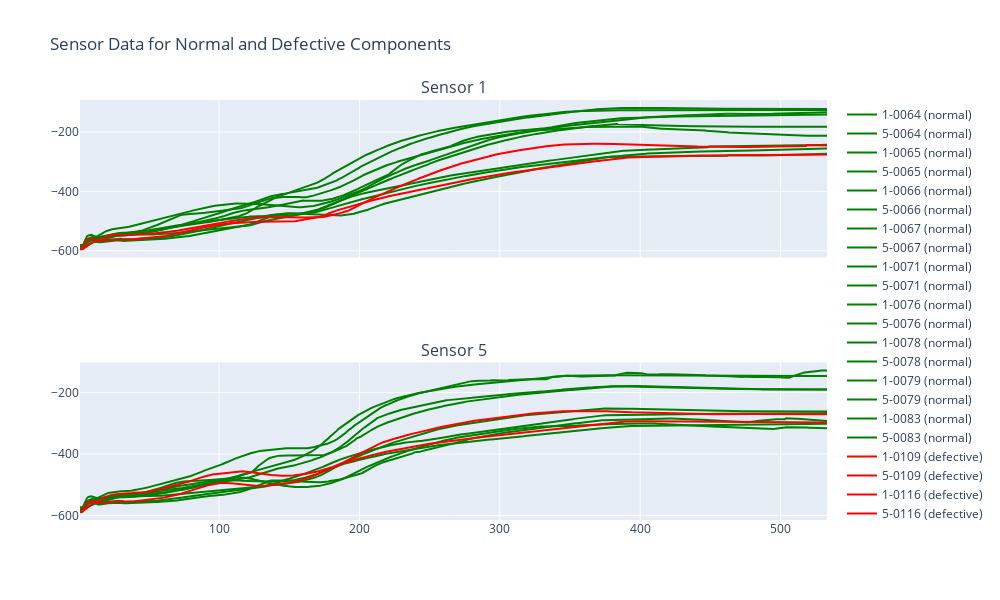

The cell this chart's notebook holds for it:
### Code cell
import pandas as pd
import plotly.graph_objs as go
from plotly.subplots import make_subplots
 
# pick normal components to compare
#normal_components = ['0005','0006', '0007', '0008', '0010', '0011', '0016', '0018', '0019']
#normal_components = ['0021', '0035', '0038', '0039', '0041', '0043', '0045', '0047', '0050']
normal_components = ['0064', '0065', '0066', '0067', '0071', '0076', '0078', '0079', '0083']
#normal_components = ['0084', '0089', '0092', '0095', '0096', '0097', '0098', '0099', '0112']

defective_components = ['0109', '0116']

normal_components_full_list=[
    '0005', '0006', '0007', '0008', '0010', '0011', '0016', '0018', '0019',
    '0021', '0035', '0038', '0039', '0041', '0043', '0045', '0047', '0050',
    '0064', '0065', '0066', '0067', '0071', '0076', '0078', '0079', '0083',
    '0084', '0089', '0092', '0095', '0096', '0097', '0098', '0099', '0112'
]

fig = make_subplots(rows=2, cols=1, shared_xaxes=True,
                    subplot_titles=('Sensor 1', 'Sensor 5'))

# Plot normal components
for comp in normal_components:
    fig.add_trace(go.Scatter(x=data['momento'], y=data[f'1-{comp}'],
                             mode='lines', name=f'1-{comp} (normal)', line=dict(color='green')),
                  row=1, col=1)
    fig.add_trace(go.Scatter(x=data['momento'], y=data[f'5-{comp}'],
                             #mode='lines', name=f'5-{comp} (normal)', line=dict(color='green', dash='dot')),
                             mode='lines', name=f'5-{comp} (normal)', line=dict(color='green')),
                  row=2, col=1)

# Plot defective components
for comp in defective_components:
    fig.add_trace(go.Scatter(x=data['momento'], y=data[f'1-{comp}'],
                             mode='lines', name=f'1-{comp} (defective)', line=dict(color='red')),
                  row=1, col=1)
    fig.add_trace(go.Scatter(x=data['momento'], y=data[f'5-{comp}'],
                             #mode='lines', name=f'5-{comp} (defective)', line=dict(color='red', dash='dot')),
                             mode='lines', name=f'5-{comp} (defective)', line=dict(color='red')),
                  row=2, col=1)

fig.update_layout(height=600, width=1000, title_text='Sensor Data for Normal and Defective Components')
fig.show()

### Figure 1 — Plotly figure (JSON) as saved in the notebook; plotly's stock layout.template omitted (floating-point values rounded to 4 significant figures; data arrays with more than 128 entries replaced by an {"elided": "..."} marker saying what was removed)
{"data": [{"line": {"color": "green"}, "mode": "lines", "name": "1-0064 (normal)", "type": "scatter", "x": {"elided": "533 int values"}, "xaxis": "x", "y": {"elided": "533 float values"}, "yaxis": "y"}, {"line": {"color": "green"}, "mode": "lines", "name": "5-0064 (normal)", "type": "scatter", "x": {"elided": "533 int values"}, "xaxis": "x2", "y": {"elided": "533 float values"}, "yaxis": "y2"}, {"line": {"color": "green"}, "mode": "lines", "name": "1-0065 (normal)", "type": "scatter", "x": {"elided": "533 int values"}, "xaxis": "x", "y": {"elided": "533 float values"}, "yaxis": "y"}, {"line": {"color": "green"}, "mode": "lines", "name": "5-0065 (normal)", "type": "scatter", "x": {"elided": "533 int values"}, "xaxis": "x2", "y": {"elided": "533 float values"}, "yaxis": "y2"}, {"line": {"color": "green"}, "mode": "lines", "name": "1-0066 (normal)", "type": "scatter", "x": {"elided": "533 int values"}, "xaxis": "x", "y": {"elided": "533 float values"}, "yaxis": "y"}, {"line": {"color": "green"}, "mode": "lines", "name": "5-0066 (normal)", "type": "scatter", "x": {"elided": "533 int values"}, "xaxis": "x2", "y": {"elided": "533 float values"}, "yaxis": "y2"}, {"line": {"color": "green"}, "mode": "lines", "name": "1-0067 (normal)", "type": "scatter", "x": {"elided": "533 int values"}, "xaxis": "x", "y": {"elided": "533 float values"}, "yaxis": "y"}, {"line": {"color": "green"}, "mode": "lines", "name": "5-0067 (normal)", "type": "scatter", "x": {"elided": "533 int values"}, "xaxis": "x2", "y": {"elided": "533 float values"}, "yaxis": "y2"}, {"line": {"color": "green"}, "mode": "lines", "name": "1-0071 (normal)", "type": "scatter", "x": {"elided": "533 int values"}, "xaxis": "x", "y": {"elided": "533 float values"}, "yaxis": "y"}, {"line": {"color": "green"}, "mode": "lines", "name": "5-0071 (normal)", "type": "scatter", "x": {"elided": "533 int values"}, "xaxis": "x2", "y": {"elided": "533 float values"}, "yaxis": "y2"}, {"line": {"color": "green"}, "mode": "lines", "name": "1-0076 (normal)", "type": "scatter", "x": {"elided": "533 int values"}, "xaxis": "x", "y": {"elided": "533 float values"}, "yaxis": "y"}, {"line": {"color": "green"}, "mode": "lines", "name": "5-0076 (normal)", "type": "scatter", "x": {"elided": "533 int values"}, "xaxis": "x2", "y": {"elided": "533 float values"}, "yaxis": "y2"}, {"line": {"color": "green"}, "mode": "lines", "name": "1-0078 (normal)", "type": "scatter", "x": {"elided": "533 int values"}, "xaxis": "x", "y": {"elided": "533 float values"}, "yaxis": "y"}, {"line": {"color": "green"}, "mode": "lines", "name": "5-0078 (normal)", "type": "scatter", "x": {"elided": "533 int values"}, "xaxis": "x2", "y": {"elided": "533 float values"}, "yaxis": "y2"}, {"line": {"color": "green"}, "mode": "lines", "name": "1-0079 (normal)", "type": "scatter", "x": {"elided": "533 int values"}, "xaxis": "x", "y": {"elided": "533 float values"}, "yaxis": "y"}, {"line": {"color": "green"}, "mode": "lines", "name": "5-0079 (normal)", "type": "scatter", "x": {"elided": "533 int values"}, "xaxis": "x2", "y": {"elided": "533 float values"}, "yaxis": "y2"}, {"line": {"color": "green"}, "mode": "lines", "name": "1-0083 (normal)", "type": "scatter", "x": {"elided": "533 int values"}, "xaxis": "x", "y": {"elided": "533 float values"}, "yaxis": "y"}, {"line": {"color": "green"}, "mode": "lines", "name": "5-0083 (normal)", "type": "scatter", "x": {"elided": "533 int values"}, "xaxis": "x2", "y": {"elided": "533 float values"}, "yaxis": "y2"}, {"line": {"color": "red"}, "mode": "lines", "name": "1-0109 (defective)", "type": "scatter", "x": {"elided": "533 int values"}, "xaxis": "x", "y": {"elided": "533 float values"}, "yaxis": "y"}, {"line": {"color": "red"}, "mode": "lines", "name": "5-0109 (defective)", "type": "scatter", "x": {"elided": "533 int values"}, "xaxis": "x2", "y": {"elided": "533 float values"}, "yaxis": "y2"}, {"line": {"color": "red"}, "mode": "lines", "name": "1-0116 (defective)", "type": "scatter", "x": {"elided": "533 int values"}, "xaxis": "x", "y": {"elided": "533 float values"}, "yaxis": "y"}, {"line": {"color": "red"}, "mode": "lines", "name": "5-0116 (defective)", "type": "scatter", "x": {"elided": "533 int values"}, "xaxis": "x2", "y": {"elided": "533 float values"}, "yaxis": "y2"}], "layout": {"annotations": [{"font": {"size": 16}, "showarrow": false, "text": "Sensor 1", "x": 0.5, "xanchor": "center", "xref": "paper", "y": 1, "yanchor": "bottom", "yref": "paper"}, {"font": {"size": 16}, "showarrow": false, "text": "Sensor 5", "x": 0.5, "xanchor": "center", "xref": "paper", "y": 0.375, "yanchor": "bottom", "yref": "paper"}], "height": 600, "title": {"text": "Sensor Data for Normal and Defective Components"}, "width": 1000, "xaxis": {"anchor": "y", "domain": [0, 1], "matches": "x2", "showticklabels": false}, "xaxis2": {"anchor": "y2", "domain": [0, 1]}, "yaxis": {"anchor": "x", "domain": [0.625, 1]}, "yaxis2": {"anchor": "x2", "domain": [0, 0.375]}}}
